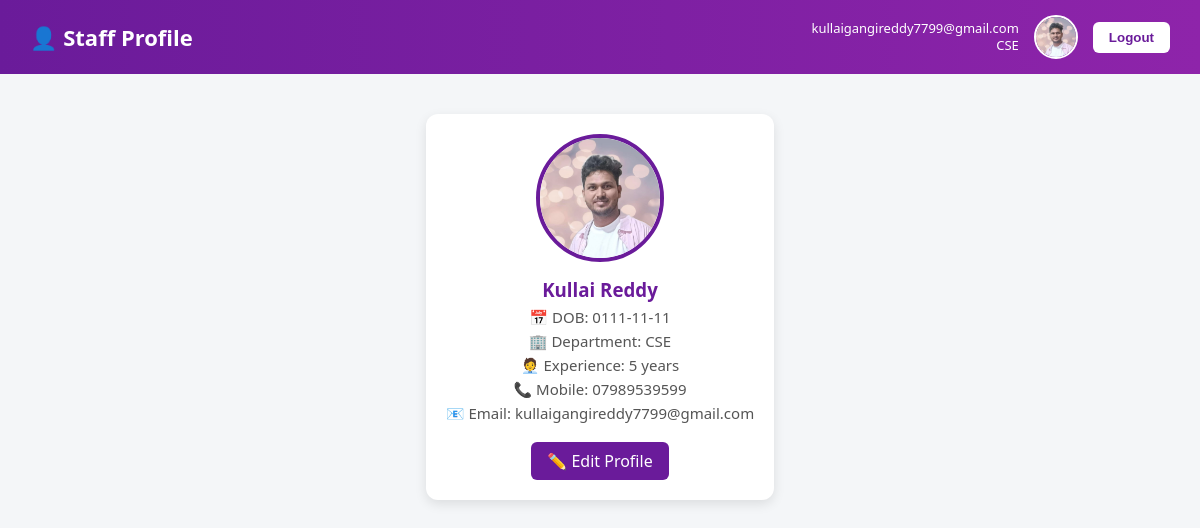
The page /staff_profile (signed in) on the database its author committed.
### tables this page shows
CREATE TABLE staff (
            id INTEGER PRIMARY KEY AUTOINCREMENT,
            name TEXT,
            dob TEXT,
            department TEXT,
            experience INTEGER,
            mobile TEXT,
            email TEXT UNIQUE,
            username TEXT UNIQUE,
            password TEXT,
            photo_url TEXT
        );

### app.py (the view)
@app.route('/staff_profile')
def staff_profile():
    if 'staff_id' not in session:
        flash("Please login to access the profile.")
        return redirect(url_for('staff_login'))
    staff_id = session['staff_id']
    with sqlite3.connect('database.db') as conn:
        cursor = conn.cursor()
        cursor.execute("SELECT * FROM staff WHERE id = ?", (staff_id,))
        staff_details = cursor.fetchone()
    return render_template('staff_profile.html', staff=staff_details)

### templates/staff_profile.html (shortened to what this page needs)
<!DOCTYPE html>
<html lang="en">
<head>
</head>
<body>
    <header>
        <h2>👤 Staff Profile</h2>
        <div class="header-right">
            <div class="info">
                <div>{{ staff[6] }}</div>
                <div>{{ staff[3] }}</div>
            </div>
            <img id="headerProfilePic"
                 src="{% if staff[9] %}{{ url_for('static', filename='uploads_staff/' + staff[9]) }}{% else %}{{ url_for('static', filename='default_profile.png') }}{% endif %}"
                 alt="Profile Photo"
                 onclick="document.getElementById('fileInput').click();"
                 onerror="this.onerror=null;this.src='{{ url_for('static', filename='default_profile.png') }}';">
            <form action="{{ url_for('logout') }}" method="get">
                <button type="submit">Logout</button>
            </form>
        </div>
    </header>
    <div class="profile-card">
        <img id="profilePic"
             src="{% if staff[9] %}{{ url_for('static', filename='uploads_staff/' + staff[9]) }}{% else %}{{ url_for('static', filename='default_profile.png') }}{% endif %}"
             alt="Profile Photo"
             onclick="document.getElementById('fileInput').click();"
             onerror="this.onerror=null;this.src='{{ url_for('static', filename='default_profile.png') }}';">
        <h3>{{ staff[1] }}</h3>
        <p>📅 DOB: {{ staff[2] }}</p>
        <p>🏢 Department: {{ staff[3] }}</p>
        <p>🧑‍💼 Experience: {{ staff[4] }} years</p>
        <p>📞 Mobile: {{ staff[5] }}</p>
        <p>📧 Email: {{ staff[6] }}</p>
        <a href="{{ url_for('edit_staff_profile') }}" class="button-purple">✏️ Edit Profile</a>
    </div>
</body>
</html>

### templates/staff_profile.html (style rules this page uses)
body { font-family: 'Segoe UI', sans-serif; background: #f4f6f8; margin: 0; display: flex; flex-direction: column; min-height: 100vh; }
header { background: linear-gradient(to right, #6a1b9a, #8e24aa); color: white; padding: 15px 30px; display: flex; justify-content: space-between; align-items: center; }
header h2 { margin: 0; font-size: 22px; }
header button { background: white; color: #6a1b9a; border: none; padding: 8px 16px; border-radius: 6px; cursor: pointer; font-weight: 600; transition: background 0.3s; }
.header-right { display: flex; align-items: center; gap: 15px; }
.header-right img { width: 40px; height: 40px; border-radius: 50%; object-fit: cover; border: 2px solid white; cursor: pointer; }
.header-right .info { text-align: right; font-size: 13px; line-height: 1.3; }
.profile-card { background: white; max-width: 400px; margin: 40px auto; padding: 20px; border-radius: 12px; box-shadow: 0 4px 12px rgba(0,0,0,0.1); text-align: center; position: relative; }
.profile-card img { width: 120px; height: 120px; border-radius: 50%; object-fit: cover; border: 4px solid #6a1b9a; cursor: pointer; }
.profile-card h3 { color: #6a1b9a; margin: 10px 0 5px; }
.profile-card p { margin: 4px 0; color: #555; font-size: 15px; }
.button-purple { display: inline-block; margin-top: 15px; background: #6a1b9a; color: white; padding: 8px 16px; border-radius: 6px; text-decoration: none; font-weight: 500; transition: background 0.3s; }

### rows shown on the page
staff: email "kullaigangireddy7799@gmail.com", department "CSE", photo_url (picture), name "Kullai Reddy", dob "0111-11-11", experience "5", mobile "07989539599"
